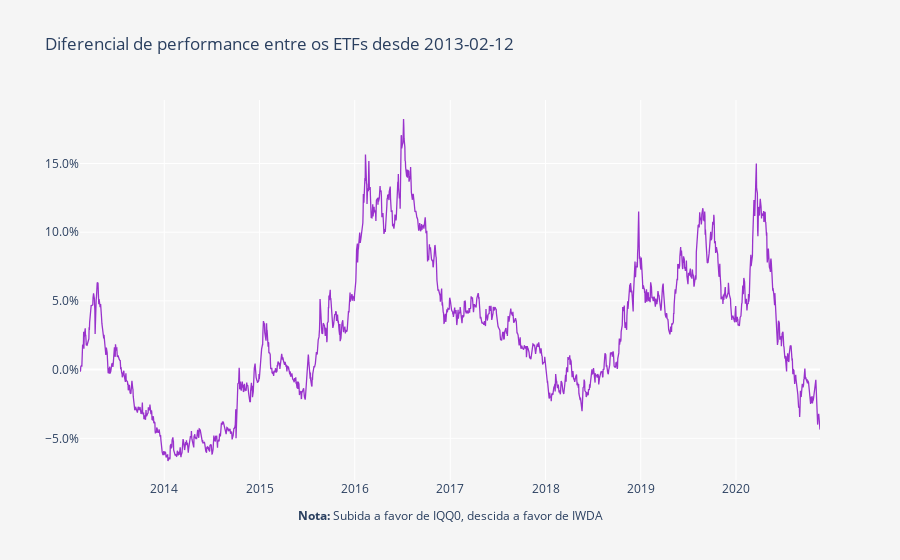

Write notebook code for a chart like this one.
### Code cell
layout = go.Layout(
    title='Diferencial de performance entre os ETFs desde ' + Begin,
    plot_bgcolor='#f5f5f5',
    paper_bgcolor='#f5f5f5',
    xaxis=dict(
        title='<b>Nota:</b> Subida a favor de IQQ0, descida a favor de IWDA',
        showgrid=True,
        titlefont=dict(size=12),
    ),
    yaxis=dict(
        title='',
        showgrid=True,
        zeroline=True, # Adicionar ou não a zero line
        tickformat=".1%" # tickformat=".2%" se quiseres mais casas decimais
    ))

trace0 = go.Scatter(
    x = fundos.index,
    y = (round(((fundos.iloc[:, 1] / fundos.iloc[:, 0])- 1), 5)),
    name = 'Portfolio',
    line = dict(
        color = 'darkorchid',
        width = 1.3)
)

data = [trace0]
        
fig = go.Figure(data=data, layout=layout)
py.iplot(fig)

### Figure 1 — Plotly figure (JSON) as saved in the notebook; plotly's stock layout.template omitted (floating-point values rounded to 4 significant figures; data arrays with more than 128 entries replaced by an {"elided": "..."} marker saying what was removed)
{"data": [{"line": {"color": "darkorchid", "width": 1.3}, "name": "Portfolio", "type": "scatter", "x": {"elided": "1986 str values"}, "y": {"elided": "1986 float values"}}], "layout": {"autosize": true, "paper_bgcolor": "#f5f5f5", "plot_bgcolor": "#f5f5f5", "title": {"text": "Diferencial de performance entre os ETFs desde 2013-02-12"}, "xaxis": {"autorange": true, "range": ["2013-02-12", "2020-11-18"], "showgrid": true, "title": {"font": {"size": 12}, "text": "<b>Nota:</b> Subida a favor de IQQ0, descida a favor de IWDA"}, "type": "date"}, "yaxis": {"autorange": true, "range": [-0.08033, 0.1962], "showgrid": true, "tickformat": ".1%", "title": {"text": ""}, "type": "linear", "zeroline": true}}}
